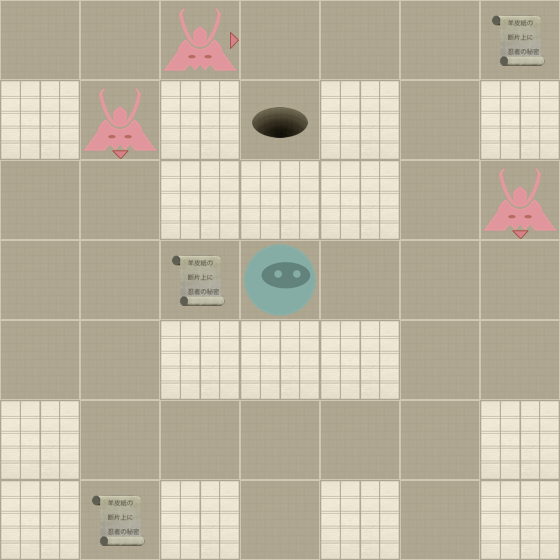

The image is a tile-based game level rendered from a .tmx file. Its description and source (layers, tilesets, objects; grid data summarised) follow:
An orthogonal 7x7 tile map with 80x80 px tiles, 2 tile layers (Level, Actors).

<map version="1.0" orientation="orthogonal" width="7" height="7" tilewidth="80" tileheight="80">
 <properties>
  <property name="moves" value="10" />
 </properties>
 <tileset firstgid="1" name="tiles" tilewidth="80" tileheight="80" spacing="2" margin="2">
  <image source="tiles-hd.png" width="512" height="512" />
  <tile id="0">
   <properties>
    <property name="actor" value="exit" />
   </properties>
  </tile>
  <tile id="2">
   <properties>
    <property name="actor" value="guard" />
    <property name="direction" value="down" />
   </properties>
  </tile>
  <tile id="3">
   <properties>
    <property name="actor" value="guard" />
    <property name="direction" value="left" />
   </properties>
  </tile>
  <tile id="4">
   <properties>
    <property name="actor" value="guard" />
    <property name="direction" value="right" />
   </properties>
  </tile>
  <tile id="5">
   <properties>
    <property name="actor" value="guard" />
    <property name="direction" value="up" />
   </properties>
  </tile>
  <tile id="7">
   <properties>
    <property name="actor" value="player" />
   </properties>
  </tile>
  <tile id="8">
   <properties>
    <property name="actor" value="scroll" />
   </properties>
  </tile>
  <tile id="9">
   <properties>
    <property name="wall" value="1" />
   </properties>
  </tile>
 </tileset>
 <layer name="Level" width="7" height="7">
  <data>[49 cells, 49 non-empty, 2 distinct tile ids]</data>
 </layer>
 <layer name="Actors" width="7" height="7">
  <data>[49 cells, 8 non-empty, 5 distinct tile ids]</data>
 </layer>
</map>
